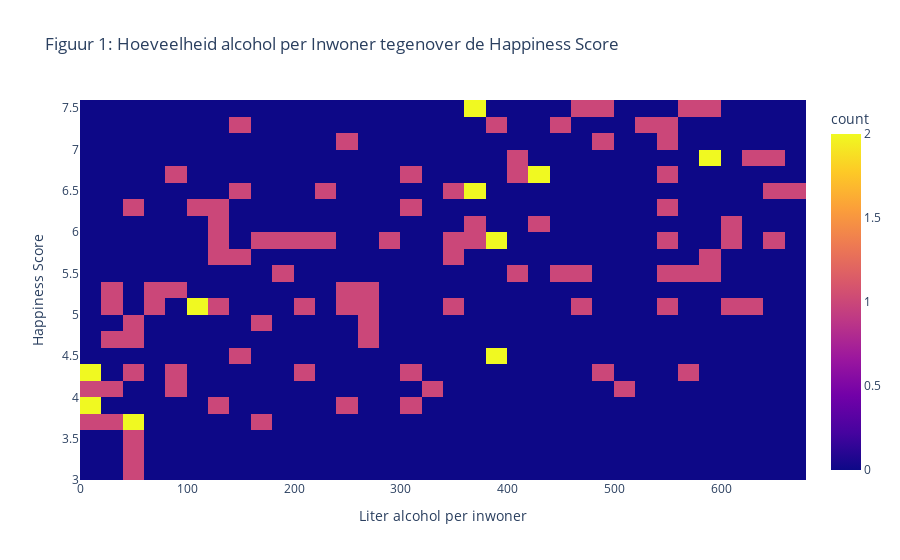

Source (notebook cell):
### Markdown cell above
### Perspectief 1

### Code cell
collab_sorted = collab_df.sort_values('Total_alcohol')
bierxhappiness_scatter = px.density_heatmap(collab_sorted, y="Happiness Score", x="Total_alcohol", title = "Figuur 1: Hoeveelheid alcohol per Inwoner tegenover de Happiness Score", text_auto=False, nbinsy=24, nbinsx=64)
bierxhappiness_scatter.update_layout(xaxis_title = "Liter alcohol per inwoner")
bierxhappiness_scatter.show()

### Figure 1 — Plotly figure (JSON) as saved in the notebook; plotly's stock layout.template omitted (floating-point values rounded to 4 significant figures)
{"data": [{"coloraxis": "coloraxis", "hovertemplate": "Total_alcohol=%{x}<br>Happiness Score=%{y}<br>count=%{z}<extra></extra>", "name": "", "nbinsx": 64, "nbinsy": 24, "type": "histogram2d", "x": [5, 6, 7, 11, 17, 17, 20, 28, 28, 30, 39, 43, 44, 45, 49, 50, 51, 55, 56, 57, 72, 74, 80, 82, 83, 86, 106, 112, 114, 122, 123, 123, 124, 134, 134, 141, 147, 152, 156, 165, 169, 173, 188, 197, 211, 216, 219, 238, 239, 243, 247, 257, 258, 273, 274, 275, 279, 295, 301, 311, 313, 319, 328, 344, 349, 353, 358, 360, 364, 369, 369, 370, 372, 380, 382, 382, 385, 398, 404, 406, 407, 426, 436, 439, 457, 459, 462, 463, 477, 488, 491, 493, 504, 529, 540, 541, 545, 545, 553, 557, 559, 565, 571, 577, 583, 586, 591, 596, 597, 600, 605, 614, 634, 638, 640, 643, 648, 665], "xaxis": "x", "xbingroup": "x", "y": [3.956, 3.856, 4.073, 4.362, 3.763, 4.219, 4.156, 5.151, 5.303, 4.635, 3.739, 3.666, 4.276, 3.695, 4.875, 6.375, 3.484, 4.795, 3.069, 3.303, 5.291, 5.045, 5.389, 4.356, 6.739, 4.193, 5.129, 6.218, 5.061, 5.658, 3.907, 6.068, 6.324, 5.185, 5.987, 7.267, 5.648, 4.513, 6.573, 5.835, 4.871, 3.622, 5.51, 5.992, 4.36, 5.822, 5.121, 6.481, 5.976, 3.974, 7.087, 5.163, 5.279, 5.161, 4.907, 4.655, 5.245, 5.921, 4.252, 6.778, 6.269, 3.866, 4.028, 5.743, 5.155, 5.897, 6.474, 6.168, 5.977, 6.488, 7.498, 6.545, 7.501, 4.574, 5.919, 4.459, 5.956, 7.291, 5.538, 6.952, 6.701, 6.705, 6.084, 6.65, 7.334, 5.546, 7.404, 5.033, 5.517, 4.324, 7.104, 7.413, 4.121, 7.339, 6.725, 5.177, 7.313, 7.119, 6.361, 5.802, 5.56, 7.509, 5.488, 4.217, 7.526, 5.528, 6.929, 6.907, 5.768, 5.123, 6.078, 5.835, 5.145, 6.994, 6.871, 5.813, 6.478, 6.596], "yaxis": "y", "ybingroup": "y"}], "layout": {"coloraxis": {"colorbar": {"title": {"text": "count"}}, "colorscale": [[0, "#0d0887"], [0.1111, "#46039f"], [0.2222, "#7201a8"], [0.3333, "#9c179e"], [0.4444, "#bd3786"], [0.5556, "#d8576b"], [0.6667, "#ed7953"], [0.7778, "#fb9f3a"], [0.8889, "#fdca26"], [1, "#f0f921"]]}, "legend": {"tracegroupgap": 0}, "title": {"text": "Figuur 1: Hoeveelheid alcohol per Inwoner tegenover de Happiness Score"}, "xaxis": {"anchor": "y", "domain": [0, 1], "title": {"text": "Liter alcohol per inwoner"}}, "yaxis": {"anchor": "x", "domain": [0, 1], "title": {"text": "Happiness Score"}}}}
